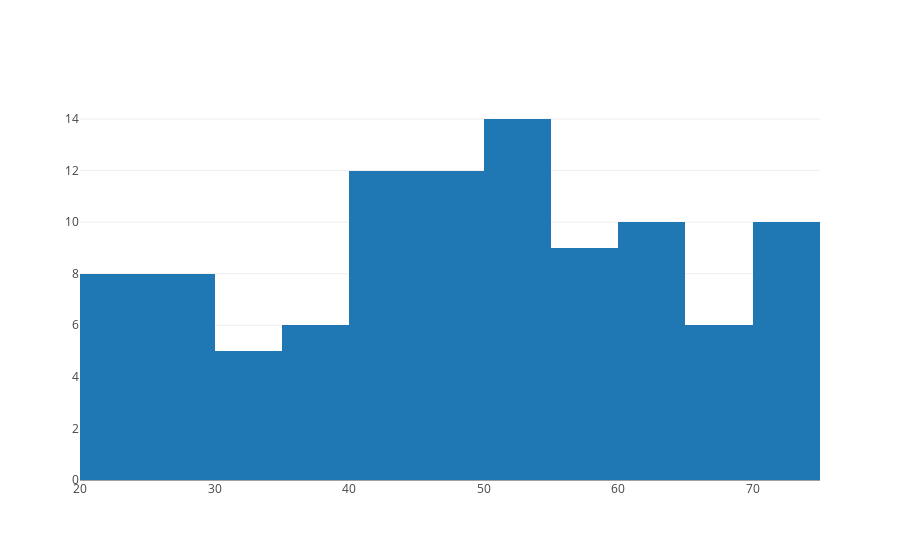

The cell this chart's notebook holds for it:
### Code cell
trace = go.Histogram(x = age)
data = [trace]
py.iplot({"data":data})
